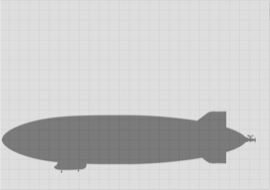
#> input picture image.png, 270 x 190 px
$ python spline_cubico.py
#> lines starting #> are read from the running program, lines starting #| are printed output that depends on the picture
import numpy as np
import matplotlib.pyplot as plt

def spline(x, y):
    """
    Retorna todos os coeficientes de todos os polinomios
    ou seja, todos ak, bk, ck, dk
    """
    # QUANTIDADE DE PONTOS
    n = len(x)

    # CRIA DICIONARIO COM VALORES DE Y E SEUS INDICES
    y_dict = {k: v for k, v in enumerate(y)}

    # CALCULA DIFERENCA ENTRE COORDENADAS X DOS PONTOS H[n] => X[n+1] - X[n]
    h_xdiff = {k: x[k + 1] - x[k] for k in range(n - 1)}

    # INICIALIZA MATRIZ DE COEFICIENTES
    A = [[1] + [0] * (n - 1)]

    # CALCULA COEFICIENTES E INSERE NA MATRIZ
    for i in range(1, n - 1):
        row = [0] * n
        row[i - 1] = h_xdiff[i - 1]
        row[i] = 2 * (h_xdiff[i - 1] + h_xdiff[i])
        row[i + 1] = h_xdiff[i]
        A.append(row)

    # FINALIZA A ULTIMA LINHA DA MATRIZ COM A[n][n] = 1 E O RESTO 0
    A.append([0] * (n - 1) + [1])

    # INICIALIZA ARRAY DE TERMOS INDEPENDENTES
    B = [0]

    # CALCULA TERMOS INDEPENDENTES E ADICIONA NO ARRAY
    for k in range(1, n - 1):
        row = (3 * (y_dict[k + 1] - y_dict[k]) / h_xdiff[k]) - (3 * (y_dict[k] - y_dict[k - 1]) / h_xdiff[k - 1])
        B.append(row)

    B.append(0)

    # RESOLVE N SISTEMAS DE EQUAÇÕES USANDO NUMPY E SALVA EM DICIONARIO  DE COEFICIENTES c
    c = dict(zip(range(n), np.linalg.solve(A, B)))

    # INICIALIZANDO DICIONARIO DE COEFICIENTES B E D
    b = {}
    d = {}

    # CALCULA COEFICIENTES b E d PARA CADA N
    for k in range(n - 1):
        b[k] = (1 / h_xdiff[k]) * (y_dict[k + 1] - y_dict[k]) - (h_xdiff[k] / 3) * (2 * c[k] + c[k + 1])
        d[k] = (c[k + 1] - c[k]) / (3 * h_xdiff[k])

    # INICIALIZA DICIONARIO s O QUAL GUARDA N EQUAÇÕES E SEUS RESPECTIVOS DOMINIOS
    s = {}
    for k in range(n - 1):
        # CONSTROI EQUAÇÃO COMO UMA STRING
        equacao = f'{y_dict[k]}{b[k]:+}*(x{-x[k]:+}) {c[k]:+}*(x{-x[k]:+})**2 {d[k]:+}*(x{-x[k]:+})**3'
        s[k] = {'Equacao': equacao, 'Dominio': [x[k], x[k + 1]]}

    return s

# DEFINE PONTOS
X = [2, 25, 40, 90, 110, 140, 165, 180, 198, 212, 215, 220, 223, 225, 226.5, 228.5, 230, 235, 240, 245, 248, 251, 254, 258]
Y = [50, 65, 70, 75, 75, 74, 72, 70, 69, 78, 78, 78, 78, 78, 78, 62, 60, 58, 56, 52, 54, 52, 54, 50]

# CALCULA EQUAÇÕES PARA PONTOS ACIMA
equacoes = spline(X, Y)

# MOSTRANDO CADA EQUAÇÃO E SEUS DOMINIOS
print("     Segmentos: ")
for key, value in equacoes.items():
    equation_str = value['Equacao']
    domain_str = f"Dominio: [{value['Dominio'][0]}, {value['Dominio'][1]}]"
    print(f'Segmento {key} - {domain_str}\Equacao: {equation_str} \n')

# ITERA DENTRO DE N EQUAÇÕES PARA N SEGMENTOS DE CURVA
for key, value in equacoes.items():
    # DEFINE A FUNÇÃO 'p(x)' A QUAL RESOLVE EQUAÇÃO N
    def p(x):
        return eval(value['Equacao'])

    # SALVA EM t O LIMITE DE X PARA A PLOTAGEM N ( DOMINIO )
    t = np.linspace(*value['Dominio'], 100)

    # PLOTANDO CURVA PARA EQUAÇÃO N
    plt.plot(t, p(t), label=f'$S_{key}(x)$')

# COLOCANDO IMAGEM NO FUNDO
im = plt.imread('image.png')
#> im is the input picture: shape (190, 270, 4) float32; mean R, G, B, A 0.79, 0.786, 0.786, 1
im = np.flipud(im)
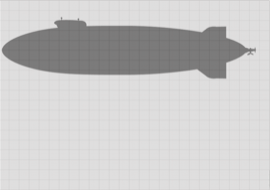
#> im: shape (190, 270, 4) float32; mean R, G, B, A 0.79, 0.786, 0.786, 1
implot = plt.imshow(im)

# INSERINDO PLOTAGEM COMPLETA DOS PONTOS ORIGINAIS
plt.scatter(X, Y)

# LIMITANDO AS COORDENADAS DE X E Y PARA MELHOR VIZUALIZAÇÃO DA PLOTAGEM
plt.axis([0, 270, 0, 190])

# SALVA PDF DO GRÁFICO
plt.savefig("spline.png")
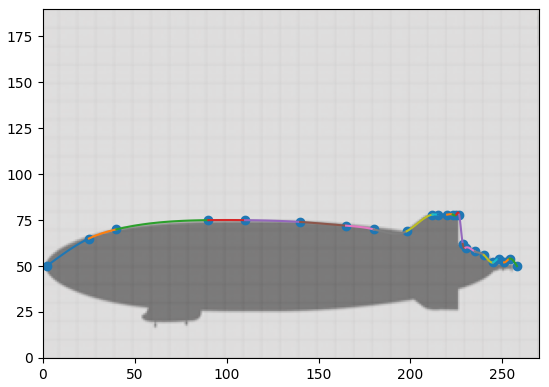
#> figure drawn by matplotlib, 1 panel

# MOSTRAR GRÁFICO
plt.show()
